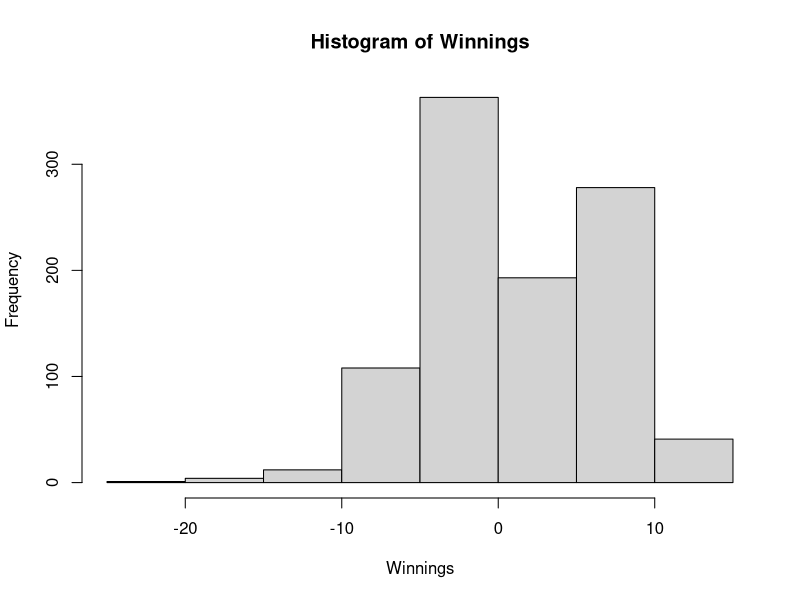
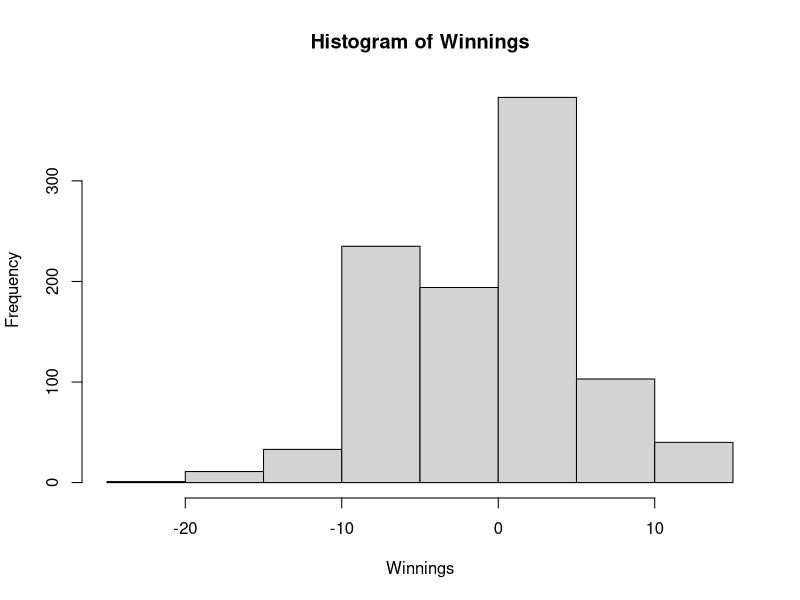
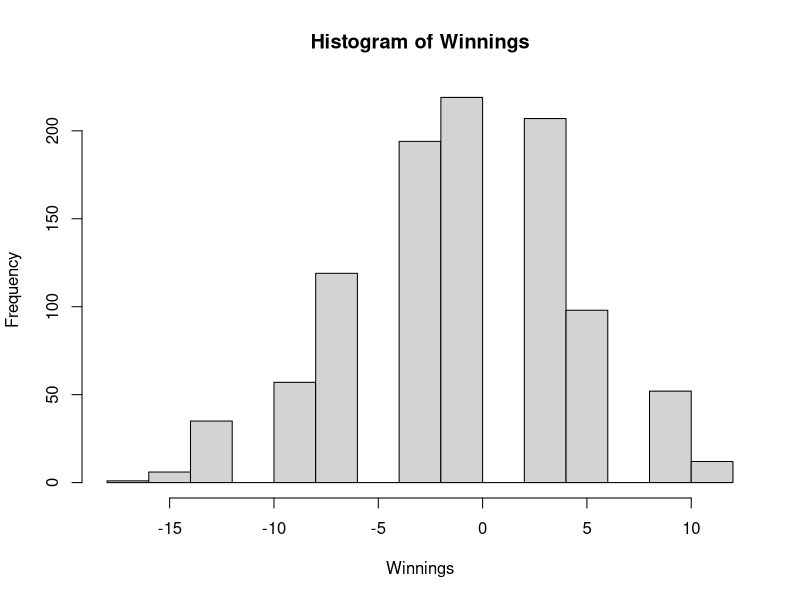

Write the R code that produced these figures, in order.
## ---- chunk 1
knitr::opts_chunk$set(echo = TRUE)
## ---- chunk 2
require(tidyverse)

## ---- chunk 3
days=1:365
count=15
repeatn=1000
Winnings=numeric()
for (j in 1:repeatn){
brownlow = 0
for (i in 1:count) {
  sam=sample(days,size=30,replace = T)
  y=duplicated(sam)
  if (sum(y)>0) brownlow=brownlow+1
  else brownlow = brownlow - 2
}
Winnings[j]=brownlow
}
hist(Winnings)
var(Winnings)
print(paste('average return =' , mean(Winnings)))

## ---- chunk 4
vSorted = sort(Winnings)
print(vSorted[50])
print(vSorted[(950)])
## ---- chunk 5
days=1:365
count=15
repeatn=1000
Winnings=numeric()
for (j in 1:repeatn){
brownlow = 0
for (i in 1:count) {
  sam=sample(days,size=30,replace = T)
  y=duplicated(sam)
  if (sum(y)>0) brownlow=brownlow+1
  else brownlow = brownlow - 2.45
  
}
Winnings[j]=brownlow
}
hist(Winnings)
var(Winnings)
print(paste('average return =' , mean(Winnings)))

## ---- chunk 6
days=1:365
count=15
repeatn=1000
Winnings=numeric()
for (j in 1:repeatn){
brownlow = 0
for (i in 1:count) {
  sam=sample(days,size=28,replace = T)
  y=duplicated(sam)
  if (sum(y)>0) brownlow=brownlow+1
  else brownlow = brownlow - 2
  
}
Winnings[j]=brownlow
}
hist(Winnings)
var(Winnings)
print(paste('average return =' , mean(Winnings)))

